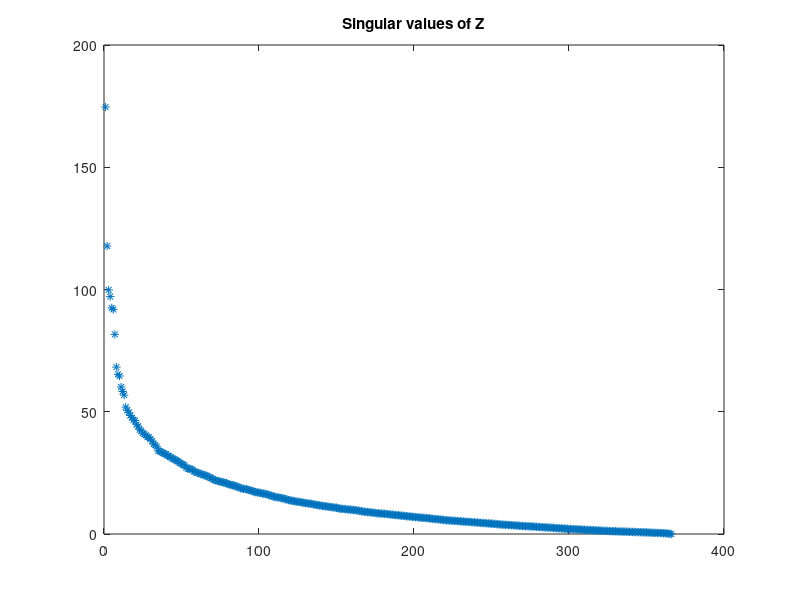

The MATLAB source for this figure: (Note: this script raises an error after producing the figure.)
load('hw1_data.mat')

% Change each nonzero entry of X as X_ijk = log(X_ijk) + 1
index = find(X ~= 0);
X(index) = log(X(index))+1;

% Collapse the three-way array X by summing up over the years mode
Z = sum(X, 3);

% Compute the SVD of Z
[U, S, V] = svd(Z);

% Plot of singular values of matrix Z
plot(diag(S), '*');
title('Singular values of Z')

% Construct the best rank-K approximation of Z denoted as Z_k for different K values
K = [2 10 20 50 100 300];
for i = 1:length(K)
    k = K(i);
    Z_k = U(:,1:k)*S(1:k,1:k)*V(:,1:k)';
    
    % Replace every nonzero entry of Y with 1
    Y(find(Y ~= 0)) = 1;
    
    % Vectorize Y
    Y = Y(:);
    
    % Vectorize Z_k
    Z_k = Z_k(:);
    
    % plot the Receiver Operating Characteristics (ROC) Curve
    % calculate the area under the curve (AUC)
    [Xn,Yn,Tn,AUC] = perfcurve(Y, Z_k, 1);
    
    figure;
    plot(Xn,Yn);
    xlabel('False positive rate');
    ylabel('True positive rate');
    title('ROC');
    legend(strcat('AUC: ', num2str(AUC)), 'Location', 'east');
    
end